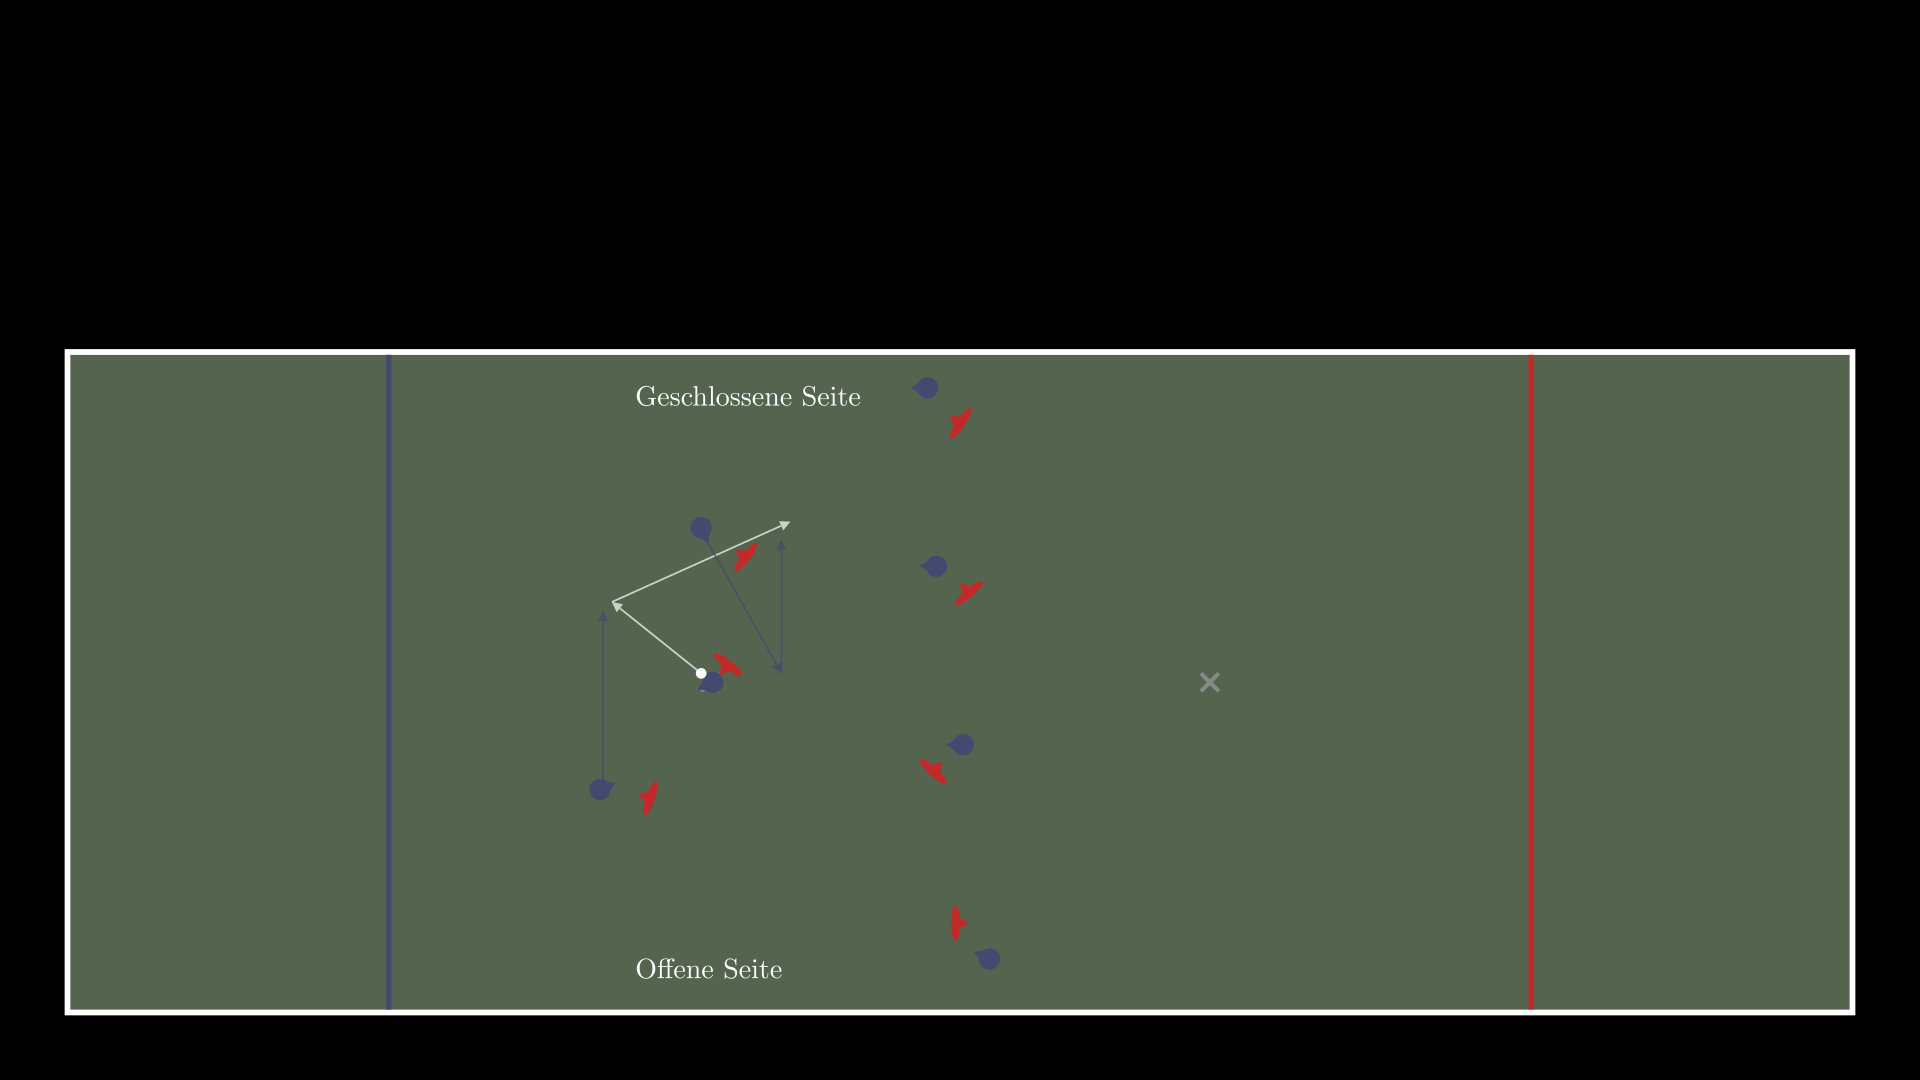

Reproduce this figure in Python.
from manim_animations import create_movie
from scenes import UltimateScene
from manim import *


class Thumbnail(UltimateScene):
    def construct(self):
        f, s = self.prepare()
        f.load_state(s[1])
        self.add(f.get_arrows(s[1], s[2], players="o2 o3", buffer=0))
        self.add(f.get_arrows(s[2], s[3], players="o2 o3", buffer=0))
        self.add(f.get_disc_arrow(s[1], s[2], buffer=0))
        self.add(f.get_disc_arrow(s[2], s[3], buffer=0))
        self.add(Tex("Offene Seite", font_size=20).next_to(f.cs.c2p([[37, 30]]), UR))
        self.add(Tex("Geschlossene Seite", font_size=20).next_to(f.cs.c2p([[0, 30]]), DR))
        # angle, label = f.get_angle_measurement(f.get_player("o1"), f.get_player("o2"))
        # angle.set_opacity(0.3)
        # self.add(label, angle)


class Animation(UltimateScene):
    def construct(self):
        f, s = self.prepare()
        self.write("Aufstellung nach Brick. Cutting-initiiert", animate=False)
        self.write_small("Ganzer Durchlauf", animate=False)
        self.wait()
        f.transition(s[0], run_time=1)
        f.transition(s[1], run_time=1)
        f.transition(s[2], run_time=1)
        self.wait()


def render_scene():
    create_movie(Thumbnail, debug=False, hq=True)
    create_movie(Animation, debug=False, hq=True)


if __name__ == "__main__":
    render_scene()
